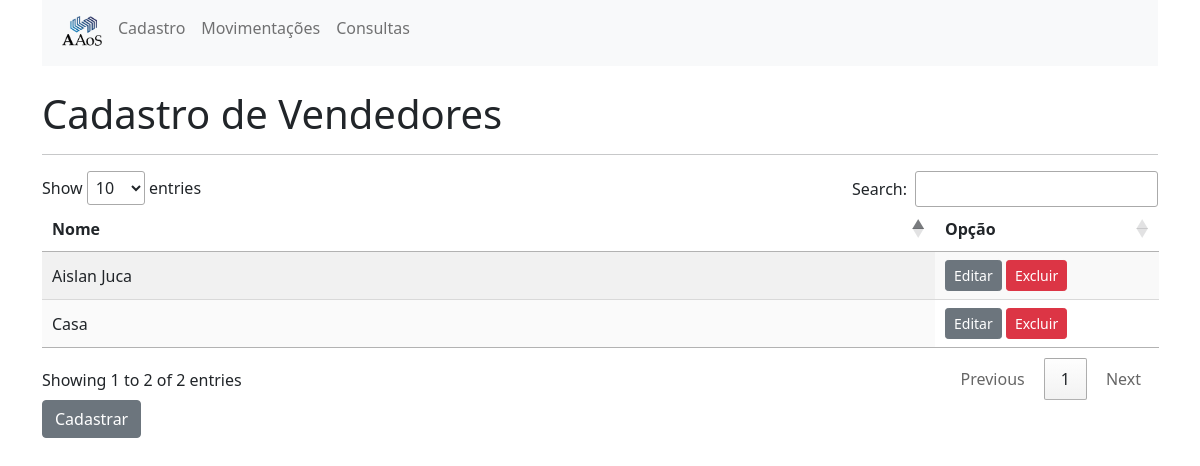
The app's page /vendedores/, older data.
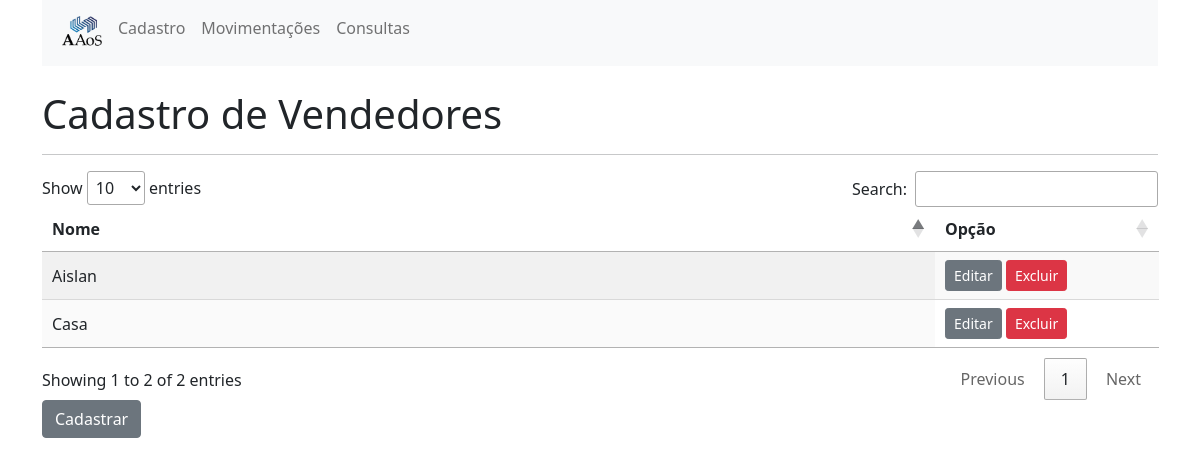
The same page, newer data.
### cadastros/models.py (models this page shows, shortened)
class Vendedor(models.Model):
    nome = models.CharField(
        verbose_name="Nome do vendedor",
        max_length=50
    )
    class Meta:
        db_table = "cad_vendendor"
        verbose_name = "Vendedor"
        verbose_name_plural = "Vendedores"

### cadastros/views.py (the view)
# urls.py: path('vendedores/', views.list_vendedores, name='list_vendedores'),
def list_vendedores(request):
    vendeores = Vendedor.objects.all()
    return render(request, 'cadastros/vendedores.html', {'vendedores':vendeores})

### cadastros/templates/cadastros/vendedores.html (shortened to what this page needs)
{% extends 'cadastros/base.html' %}
{% block content %}
    <br>
    <h1>Cadastro de Vendedores</h1>
    <hr>
    <table id="vendedores_table" class="display">
        <thead>
            <tr>
                <th>Nome</th>
                <th>Opção</th>
            </tr>
        </thead>
        <tbody>
            {% for vendedor in vendedores %}
                <tr>
                    <td>
                        {{vendedor.nome}}
                    </td>
                    <td>
                       <a href="{% url 'edit_vendedor' pk=vendedor.pk %}" class="btn btn-secondary btn-sm">Editar</a>
                       <a href="{% url 'delete_vendedor' pk=vendedor.pk %}" class="btn btn-danger btn-sm">Excluir</a>
                    </td>
                </tr>
            {% endfor %}
        </tbody>
    </table>
    <a href={% url 'new_vendedor' %} class="btn btn-secondary">Cadastrar</a>
{% endblock %}

Row changes from the older to the newer data that the page shows:
changed Vendedor: nome "Aislan Juca" → "Aislan"
